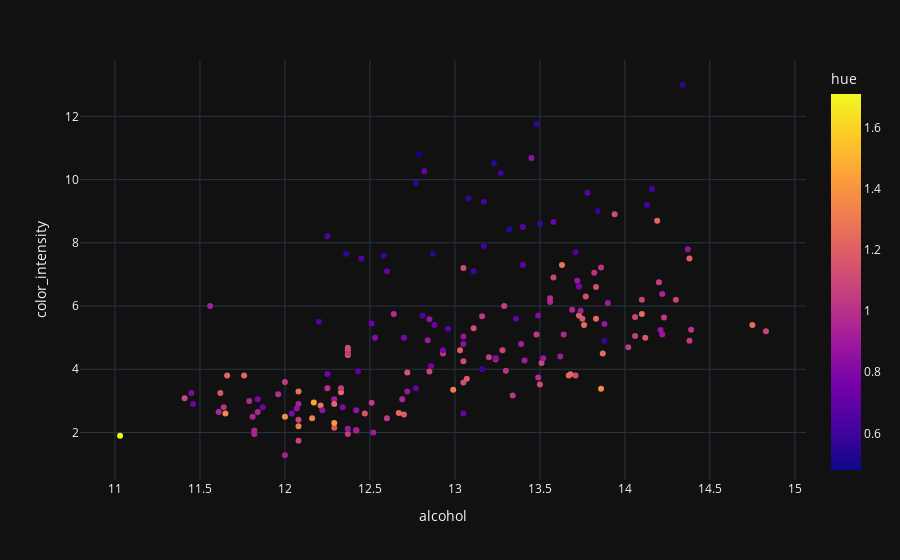

The notebook cell this image was saved under:
### Markdown cell above
### Changed

### Code cell
df = pd.DataFrame(data=load_wine().data, columns=load_wine().feature_names)
df['class'] = load_wine().target

fig = px.scatter(df, x="alcohol", y="color_intensity", color='hue')
fig.show()

### Figure 1 — Plotly figure (JSON) as saved in the notebook; plotly's stock layout.template omitted (floating-point values rounded to 4 significant figures; data arrays with more than 128 entries replaced by an {"elided": "..."} marker saying what was removed)
{"data": [{"hovertemplate": "alcohol=%{x}<br>color_intensity=%{y}<br>hue=%{marker.color}<extra></extra>", "legendgroup": "", "marker": {"color": {"elided": "178 float values"}, "coloraxis": "coloraxis", "symbol": "circle"}, "mode": "markers", "name": "", "orientation": "v", "showlegend": false, "x": {"elided": "178 float values"}, "xaxis": "x", "y": {"elided": "178 float values"}, "yaxis": "y", "type": "scatter"}], "layout": {"xaxis": {"anchor": "y", "domain": [0.0, 1.0], "title": {"text": "alcohol"}}, "yaxis": {"anchor": "x", "domain": [0.0, 1.0], "title": {"text": "color_intensity"}}, "coloraxis": {"colorbar": {"title": {"text": "hue"}}, "colorscale": [[0.0, "#0d0887"], [0.1111, "#46039f"], [0.2222, "#7201a8"], [0.3333, "#9c179e"], [0.4444, "#bd3786"], [0.5556, "#d8576b"], [0.6667, "#ed7953"], [0.7778, "#fb9f3a"], [0.8889, "#fdca26"], [1.0, "#f0f921"]]}, "legend": {"tracegroupgap": 0}, "margin": {"t": 60}}}
